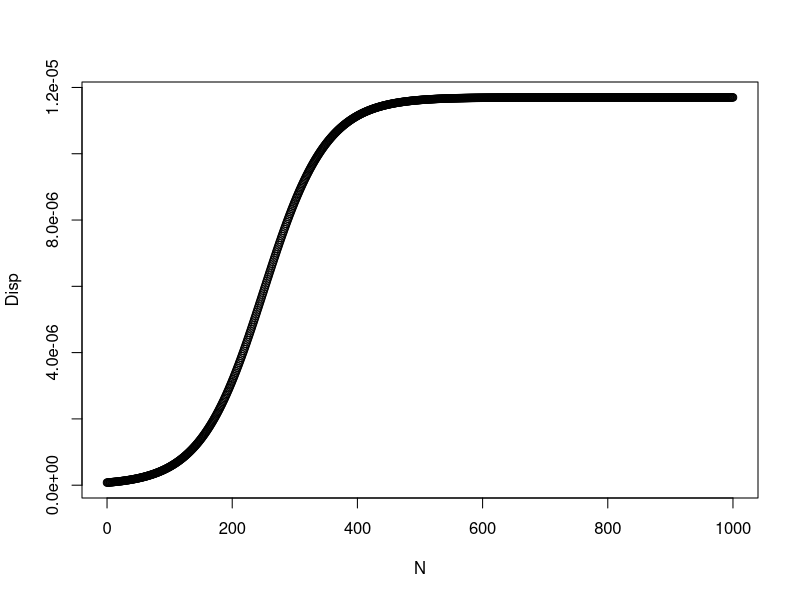

The R source for this figure: (Note: this script raises an error after producing the figure.)
## ---- chunk 1
 ###Dispersal matrix (density-dependent function)
  a_max_parm <-1.17*10^-5 
  k_parm <- 0.02 #steepness parameter
  N0_parm <-250  ###midpoint population size

disp_function <- function(a_max, k, N0){
        N <-  seq(0,1000,length =1000)
        Disp <- a_max / (1 + exp(-k * (N - N0)))
        
        return(data.frame(N, Disp))
}
## ---- chunk 2
plot(disp_function(a_max_parm,k_parm, N0_parm))
  
## ---- chunk 3
dd_mat <- Diagonal(num_patch, x = c(a_max)/(1.00 +  exp(-k *(N_V - N0))))
